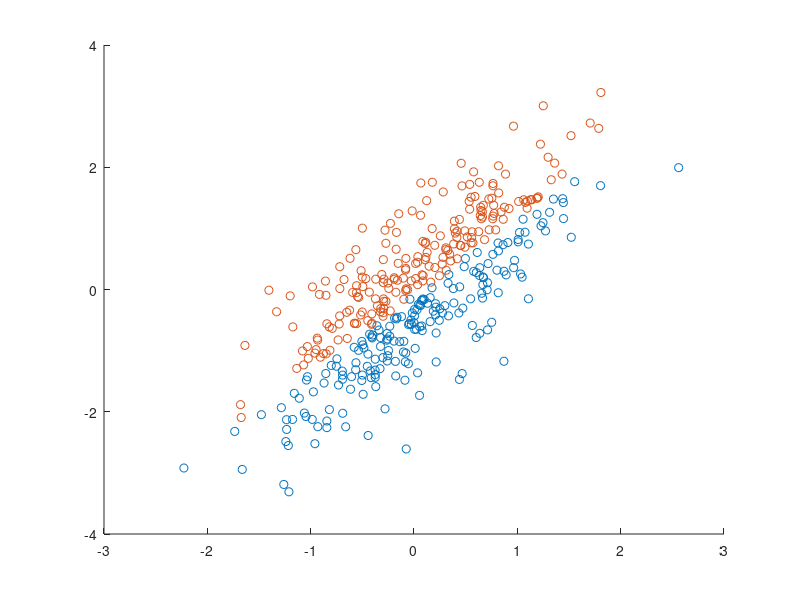

This chart was generated by the following MATLAB code: (Note: this script raises an error after producing the figure.)
%% Wie macht sich Naive Bayes bei Korrelation der Merkmale?
% Wenn hier x(:,1) und x(:,2) unkorreliert sind, klappt Naive Bayes gut. 
% Wenn man in der Kovarianzmatrix aber Korrelation einschaltet, klappt es
% nicht mehr gut!

N = 400; 
mu = [0; 0]; 
% C = [1/2, 3/4; 3/4, 2.5/2]; 
od = 0.6; 
C = [1/2, od; od, 2.5/2]; 
rhotheo = C(1,2) / sqrt(C(1,1)*C(2,2)); 
x = mvnrnd(mu,C,N);
corrMat = corrcoef(x); 
% Teile Klassen mit Ausgleichsgrade ein
p = polyfit(x(:,1), x(:,2), 1); 
lbl = x(:,2) > p(2) + p(1)*x(:,1);
gscatter(x(:,1), x(:,2), lbl);
%%
nb = fitcnb(x, lbl); 
lblprednb = predict(nb, x); 
trainErrnb = sum(lbl~=lblprednb)/N; 
knn = fitcknn(x, lbl, 'NumNeighbors',8); 
lblpredknn = predict(knn, x); 
trainErrknn = sum(lbl~=lblpredknn)/N; 
title({sprintf('Korr = %.2f', corrMat(1,2)); ...
   sprintf('Fehler (NB): %.1f%%, Fehler (kNN): %.1f%%', 100*trainErrnb, 100*trainErrknn)});

